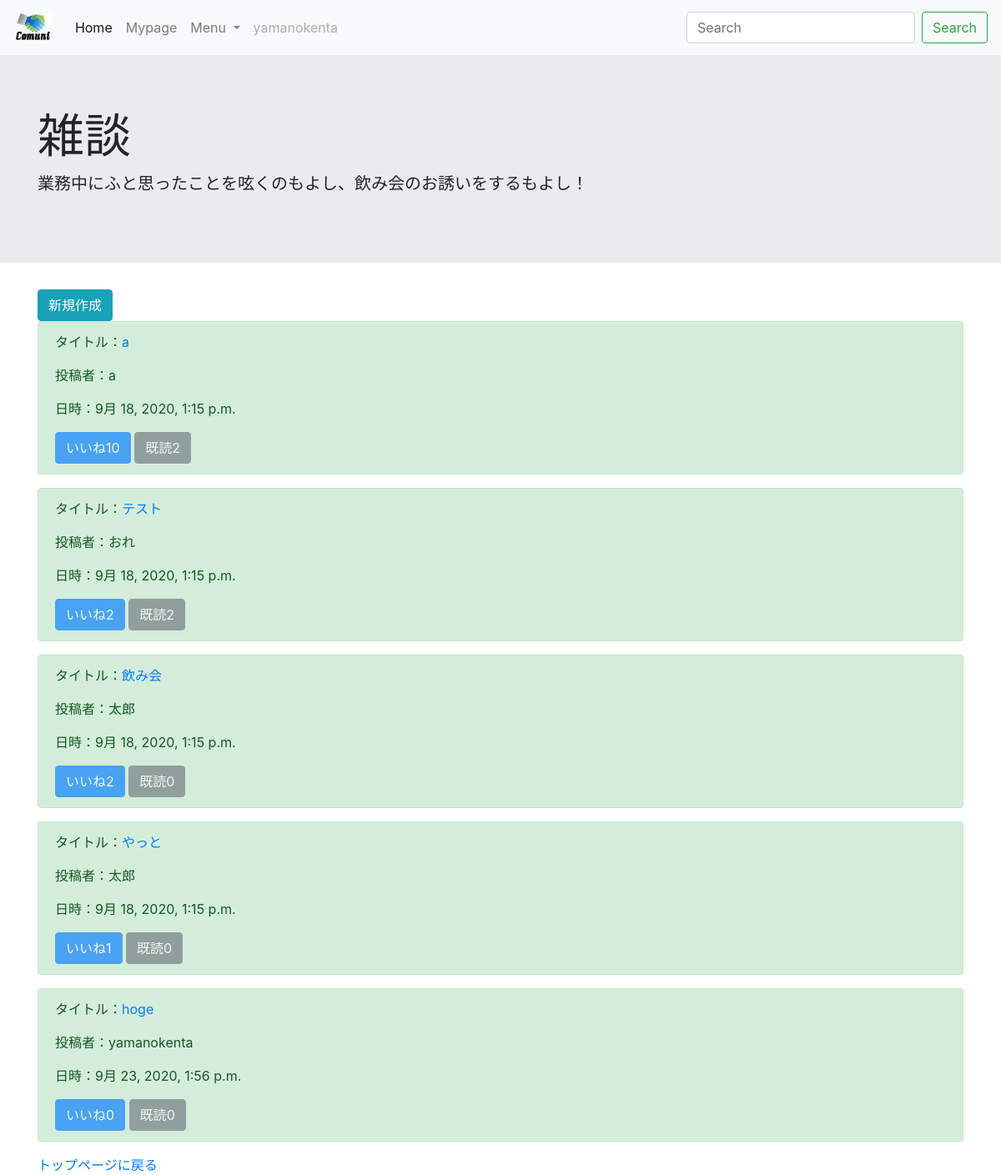
The app's page /list/ (signed in) with its own data.
### snsproject/models.py (models this page shows, shortened)
class SnsModel(models.Model):
    title = models.CharField(max_length=100)
    content = models.TextField()
    author = models.CharField(max_length=100)
    images = models.ImageField(upload_to='', null=True, blank=True)
    good = models.IntegerField(null=True, blank=True, default=0)
    read = models.IntegerField(null=True, blank=True, default=0)
    readtext = models.CharField(max_length=100, null=True, blank=True, default='a')
    posted_at = models.DateTimeField(auto_now_add=True)
    last_modify = models.DateTimeField(auto_now=True)
    user = models.ForeignKey(User, on_delete=models.CASCADE)

### snsproject/views.py (the view)
# urls.py: path('list/', listfunc, name='list'),
@login_required
def listfunc(request):
    object_list = SnsModel.objects.all()
    return render(request, 'list.html', {'object_list':object_list})

### templates/list.html (shortened to what this page needs)
{% extends 'base.html' %}
{% block content %}
<div class="jumbotron jumbotron-fluid">
  <div class="container">
    <h1 class="display-4">雑談</h1>
    <p class="lead">業務中にふと思ったことを呟くのもよし、飲み会のお誘いをするもよし！</p>
  </div>
</div>
<div class='container'>
  <a href="{% url 'create' %}" class="btn btn-info" tabindex="-1" role="button" aria-disabled="true">新規作成</a>
  {% for item in object_list %}
  <div class="alert alert-success" role="alert">
    <p>タイトル：<a href="{% url 'detail' item.pk %}">{{ item.title }}</a></p>
    <p>投稿者：{{ item.author }}</p>
    <p>日時：{{ item.posted_at }}</p>
    <a href="#" class="btn btn-primary disabled" tabindex="-1" role="button" aria-disabled="true">いいね{{ item.good }}</a>
    <a href="#" class="btn btn-secondary disabled" tabindex="-1" role="button" aria-disabled="true">既読{{ item.read }}</a>
  </div>
  {% endfor %}
  <a href="{% url 'index' %}">トップページに戻る</a>
{% endblock content %}

### templates/base.html (shortened to what this page needs)
<!doctype html>
<html lang="ja">
  <head>
    <link rel="stylesheet" href="https://stackpath.bootstrapcdn.com/bootstrap/4.5.0/css/bootstrap.min.css">
    {% load static %}
    <link rel="stylesheet" href="https://use.fontawesome.com/releases/v5.8.1/css/all.css">
    <link rel="stylesheet" href="/static/css/_common.css" />
</head>
  <body>
    {% block header %}
    <nav class="navbar navbar-expand-lg navbar-light bg-light">
      <a class="navbar-brand" href="{% url 'index' %}"><img class="header-logo" src="/static/images/logo.png"></a>
      <div class="collapse navbar-collapse" id="navbarSupportedContent">
        <ul class="navbar-nav mr-auto">
          <li class="nav-item active">
            <a class="nav-link" href="{% url 'index' %}">Home <span class="sr-only">(current)</span></a>
          </li>
          <li class="nav-item">
            <a class="nav-link" href="{% url 'my_page' user.id %}">Mypage</a>
          </li>
          <li class="nav-item dropdown">
            <a class="nav-link dropdown-toggle" href="#" id="navbarDropdown" role="button" data-toggle="dropdown" aria-haspopup="true" aria-expanded="false">
              Menu
            </a>
          </li>
          <li class="nav-item">
            <a class="nav-link disabled" href="#">{{ user.username }}</a>
          </li>
        </ul>
        <form class="form-inline my-2 my-lg-0">
          <input class="form-control mr-sm-2" type="search" placeholder="Search" aria-label="Search">
          <button class="btn btn-outline-success my-2 my-sm-0" type="submit">Search</button>
        </form>
      </div>
    </nav>
    {% endblock header %}
    {% block content %}
    {% endblock content %}
  </body>
</html>

### static/css/_common.css (style rules this page uses)
.header-logo { height: 40px; }

### records on screen
SnsModel: title "a", author "a", posted_at "9月 18, 2020, 1:15 p.m.", good "10", read "2"
SnsModel: title "テスト", author "おれ", posted_at "9月 18, 2020, 1:15 p.m.", good "2", read "2"
SnsModel: title "飲み会", author "太郎", posted_at "9月 18, 2020, 1:15 p.m.", good "2", read "0"
SnsModel: title "やっと", author "太郎", posted_at "9月 18, 2020, 1:15 p.m.", good "1", read "0"
SnsModel: title "hoge", author "yamanokenta", posted_at "9月 23, 2020, 1:56 p.m.", good "0", read "0"

### other values on screen
{{ user.username }} "yamanokenta"
